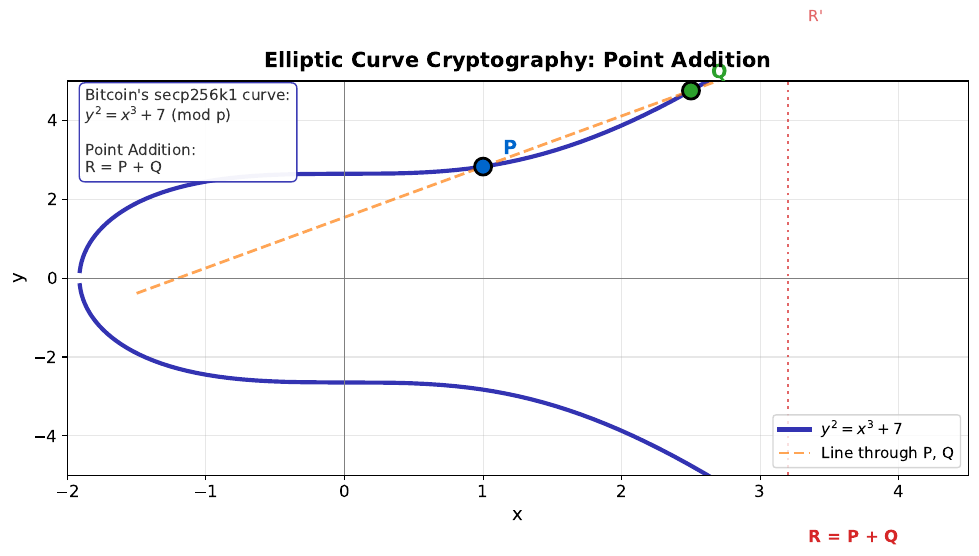

Source code (Python):
"""
Elliptic Curve Visualization
Shows the secp256k1 curve used in Bitcoin with point addition
"""

import matplotlib.pyplot as plt
import numpy as np
from pathlib import Path

CHART_METADATA = {
    'title': 'Elliptic Curve secp256k1',
    'url': 'https://github.com/Digital-AI-Finance/Blockchain_Crypto/tree/main/Module_A_Blockchain_Foundations/L05_Public_Key_Cryptography/charts/02_elliptic_curve'
}

plt.rcParams.update({
    'font.size': 14,
    'axes.labelsize': 14,
    'axes.titlesize': 16,
    'xtick.labelsize': 12,
    'ytick.labelsize': 12,
    'legend.fontsize': 12,
    'figure.figsize': (10, 6),
    'figure.dpi': 150
})

MLPURPLE = '#3333B2'
MLBLUE = '#0066CC'
MLORANGE = '#FF7F0E'
MLGREEN = '#2CA02C'
MLRED = '#D62728'
MLLAVENDER = '#ADADE0'

fig, ax = plt.subplots(figsize=(10, 6))

# Plot elliptic curve y^2 = x^3 + 7 (secp256k1, but over reals for visualization)
x = np.linspace(-2, 4, 1000)
# Only plot where x^3 + 7 >= 0
y_squared = x**3 + 7
valid = y_squared >= 0
x_valid = x[valid]
y_pos = np.sqrt(y_squared[valid])
y_neg = -np.sqrt(y_squared[valid])

ax.plot(x_valid, y_pos, color=MLPURPLE, linewidth=3, label='$y^2 = x^3 + 7$')
ax.plot(x_valid, y_neg, color=MLPURPLE, linewidth=3)

# Point P
Px, Py = 1.0, np.sqrt(1**3 + 7)
ax.scatter([Px], [Py], s=150, color=MLBLUE, zorder=5, edgecolor='black', linewidth=2)
ax.text(Px + 0.15, Py + 0.3, 'P', fontsize=14, fontweight='bold', color=MLBLUE)

# Point Q
Qx, Qy = 2.5, np.sqrt(2.5**3 + 7)
ax.scatter([Qx], [Qy], s=150, color=MLGREEN, zorder=5, edgecolor='black', linewidth=2)
ax.text(Qx + 0.15, Qy + 0.3, 'Q', fontsize=14, fontweight='bold', color=MLGREEN)

# Line through P and Q
slope = (Qy - Py) / (Qx - Px)
x_line = np.linspace(-1.5, 4, 100)
y_line = Py + slope * (x_line - Px)
ax.plot(x_line, y_line, color=MLORANGE, linestyle='--', linewidth=2, alpha=0.7, label='Line through P, Q')

# Find intersection point R' (solving cubic)
# For visualization, approximate
Rx = 3.2
Ry_neg = -np.sqrt(Rx**3 + 7)
ax.scatter([Rx], [Ry_neg], s=150, color=MLRED, zorder=5, edgecolor='black', linewidth=2)
ax.text(Rx + 0.15, Ry_neg - 0.4, 'R = P + Q', fontsize=15, fontweight='bold', color=MLRED)

# Show reflection line
Ry_pos = np.sqrt(Rx**3 + 7)
ax.plot([Rx, Rx], [Ry_neg, Ry_pos], color=MLRED, linestyle=':', linewidth=2, alpha=0.7)
ax.scatter([Rx], [Ry_pos], s=80, color=MLRED, zorder=4, alpha=0.5, edgecolor='black')
ax.text(Rx + 0.15, Ry_pos + 0.2, "R'", fontsize=14, color=MLRED, alpha=0.7)

# Axis
ax.axhline(y=0, color='gray', linewidth=0.5)
ax.axvline(x=0, color='gray', linewidth=0.5)

ax.set_xlabel('x', fontsize=16)
ax.set_ylabel('y', fontsize=16)
ax.set_xlim(-2, 4.5)
ax.set_ylim(-5, 5)

ax.legend(loc='lower right', fontsize=14)
ax.grid(True, alpha=0.3)

# Equation box
eq_text = "Bitcoin's secp256k1 curve:\n$y^2 = x^3 + 7$ (mod p)\n\nPoint Addition:\nR = P + Q"
props = dict(boxstyle='round,pad=0.4', facecolor='white', edgecolor=MLPURPLE, alpha=0.95)
ax.text(0.02, 0.98, eq_text, transform=ax.transAxes, fontsize=14,
        verticalalignment='top', bbox=props, color='#333')

plt.title('Elliptic Curve Cryptography: Point Addition', fontweight='bold', fontsize=15, pad=10)
plt.tight_layout()

output_path = Path(__file__).parent / 'chart.pdf'
plt.savefig(output_path, bbox_inches='tight', dpi=300)
print(f"Chart saved to: {output_path.absolute()}")
plt.close()
